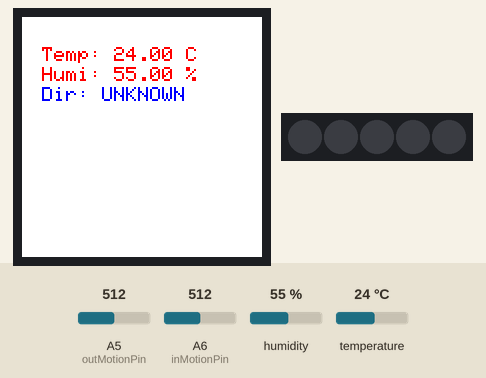
This sketch was run on a simulated Arduino MKR. Parts: 240×240 colour display, 5 RGB LEDs in strip order, left to right. Inputs (shaded band) come from the test bench; at power-on: A5 (outMotionPin) = 512, A6 (inMotionPin) = 512, humidity 55 %, temperature 24 °C. What the sketch prints to the serial monitor is not drawn.

Above: at 1.4 s.
1.5 s: A5 (outMotionPin) set to 535
At 3.1 s:
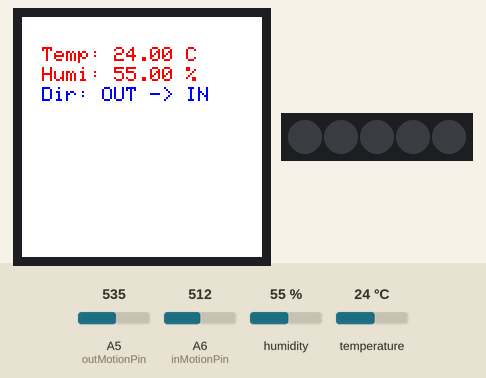
5.8 s: A6 (inMotionPin) set to 555
At 7.1 s:
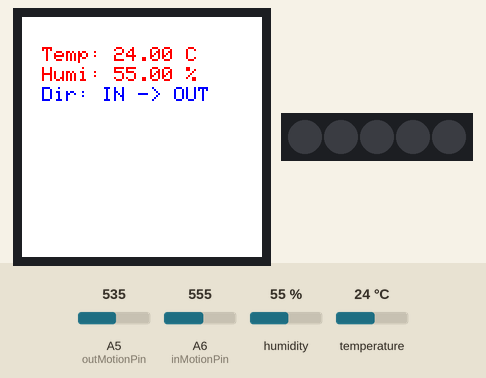
10.0 s: humidity set to 22 %
At 11.1 s:
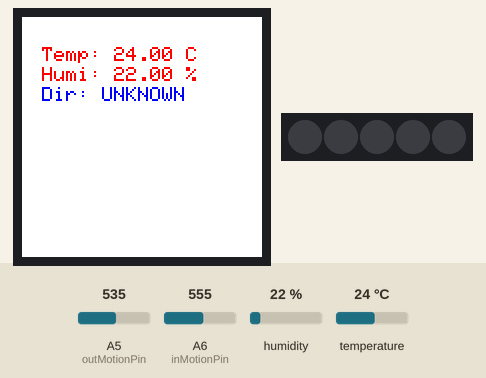
12.8 s: temperature set to 12 °C
At 15.1 s:
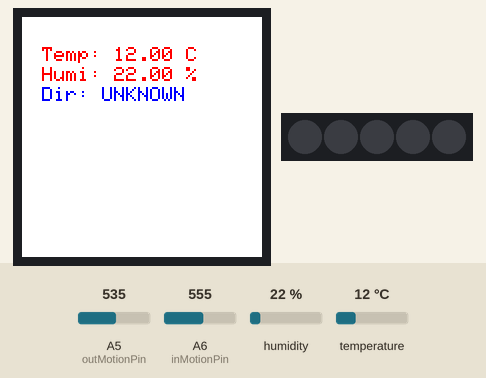
16.2 s: A5 (outMotionPin) set to 716
At 17.7 s:
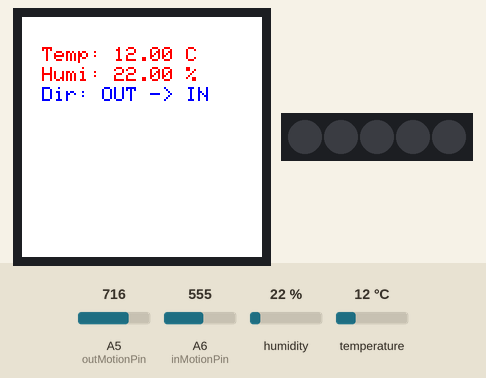
20.3 s: A6 (inMotionPin) set to 700
23.1 s: A6 (inMotionPin) set to 727
At 25.7 s:
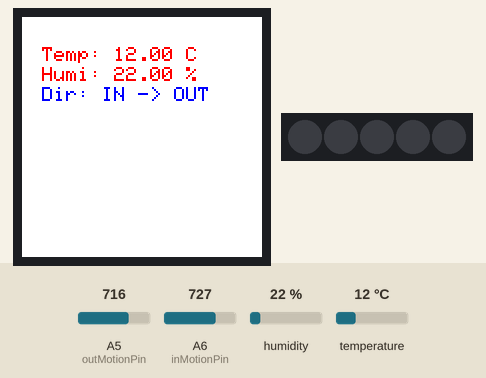
Timing chart, 0 to 27.2 s (numbered marks = the images above; inputs shaded):
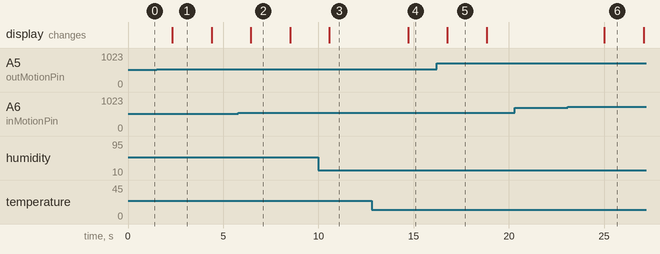

The sketch:

beeMotionCapture.ino
```cpp
#include <Arduino_MKRIoTCarrier.h>
MKRIoTCarrier carrier;

int inMotionPin = A6;             // 벌통 내부에 설치되는 모션 인식 센서
int outMotionPin = A5;            // 벌통 외부에 설치되는 모션 인식 센서

float humidity;                   // 벌통 내부 습도
float temperature;                // 벌통 내부 온도
int inMotionValue;                // 벌통 내부에서 감지된 움직임
int outMotionValue;               // 벌통 외부에서 감지된 움직임

// previousState와 currentState의 비교를 통해 꿀벌의 이동 방향을 결정함.
// direction: IN -> OUT 또는 OUT -> IN
int currentState;                 // 현재 상태 : IN(1) or OUT(0)
int previousState = -1;           // 이전 상태 : IN(1) or OUT(0), 초기값은 -1
String direction = "unknown";     // 이전 상태와 현재 상태의 비교로 결정된 이동 방향

bool updateDisplay;

void setup() {
  // Initialize serial and wait for port to open:
  Serial.begin(9600);

  CARRIER_CASE = true;
  carrier.begin();
  Serial.println("temperature, humidity, direction");
}

void loop() {
  temperature = carrier.Env.readTemperature();
  humidity = carrier.Env.readHumidity();

  // 모션 인식 센서에서 읽어온 raw data -> 0 ~ 1023의 scale을 0 ~ 100의 scale로 변환
  int rawInMotionValue = analogRead(inMotionPin);
  int rawOutMotionValue = analogRead(outMotionPin);
  inMotionValue = map(rawInMotionValue, 0, 1023, 100, 0);
  outMotionValue = map(rawOutMotionValue, 0, 1023, 100, 0);

  // 현재 인식된 꿀벌의 위치
  if (inMotionValue > outMotionValue) {
    currentState = 1;         // IN
  } else if (inMotionValue < outMotionValue) {
    currentState = 0;         // OUT
  }

  // 방향 결정
  if (previousState == 1 and currentState == 0) {           // IN -> OUT
    direction = "IN -> OUT";
  } else if (previousState == 0 and currentState == 1) {    // OUT -> IN
    direction = "OUT -> IN";
  } else {
    direction = "UNKNOWN";
  }

  Serial.print(temperature);
  Serial.print(",");
  Serial.print(humidity);
  Serial.print(",");
  Serial.print(currentState);
  Serial.print(",");
  Serial.println(direction);
  onUpdateDisplayChange();

  previousState = currentState;
  delay(2000);    // 센서 딜레이 조절하면 수정하기
}


void onUpdateDisplayChange() {
  // Do something
  carrier.display.fillScreen(ST77XX_WHITE);
  carrier.display.setTextColor(ST77XX_RED);
  carrier.display.setTextSize(2);

  carrier.display.setCursor(20, 30);
  carrier.display.print("Temp: ");
  carrier.display.print(temperature);
  carrier.display.print(" C");

  carrier.display.setCursor(20, 50);
  carrier.display.print("Humi: ");
  carrier.display.print(humidity);
  carrier.display.print(" %");

  carrier.display.setTextColor(ST77XX_BLUE);
  carrier.display.setCursor(20, 70);
  carrier.display.print("Dir: ");
  carrier.display.print(direction);

  updateDisplay = false;
}
```

Measured:
- the behaviour switches between 521 and 522 on A5 (outMotionPin) (found by bisection; images 0 and 1)
- after the input at 1.5 s, the display: changes after 0.83 s (image 1)
- after the input at 5.8 s, the display: changes after 0.66 s (image 2)
- after the input at 10.0 s, the display: changes after 0.58 s (image 3)
- after the input at 12.8 s, the display: changes after 1.9 s (image 4)
- after the input at 16.2 s, the display: changes after 0.57 s (image 5)
- after the input at 20.3 s, every drawn part: stays the same
- after the input at 23.1 s, the display: changes after 1.9 s (image 6)
